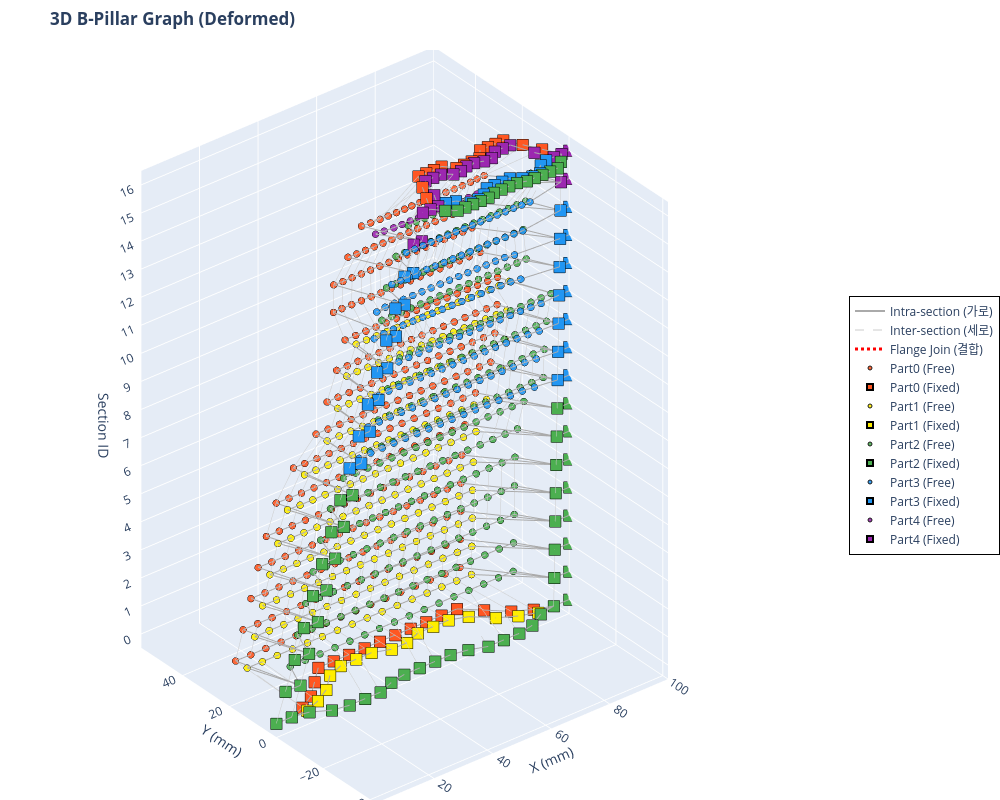

Notebook code for this chart:
### Code cell
import plotly.graph_objects as go
import numpy as np

def visualize_bpillar_plotly_deformed(x_tensor, deformed_x_tensor, edge_index_tensor, edge_attr_tensor, num_sections):
    # 텐서를 Numpy 배열로 변환
    x_np = x_tensor.cpu().numpy()
    deformed_x_np = deformed_x_tensor.cpu().numpy()
    ei_np = edge_index_tensor.cpu().numpy()
    ea_np = edge_attr_tensor.cpu().numpy()

    # 파트별 색상 맵 (Plotly용 Hex 컬러)
    color_map = {0: '#FF5722', 1: '#FFEE00', 2: '#4CAF50', 3: '#2196F3', 4: '#9C27B0'}
    part_names = {0: 'Part0', 1: 'Part1', 2: 'Part2', 3: 'Part3', 4: 'Part4'}

    fig = go.Figure()

    # ---------------------------------------------------------
    # 1. 엣지(Edge) 그리기 (None-interleaving 기법 적용)
    # ---------------------------------------------------------
    def add_edges(edge_type_val, color, width, dash_style, name):
        mask = (ea_np[:, 3] == edge_type_val)
        edges = ei_np[:, mask]
        
        # 선을 한 번에 그리기 위해 [x1, x2, None, x3, x4, None...] 형태로 리스트 구성
        x_lines, y_lines, z_lines = [], [], []
        for i in range(edges.shape[1]):
            u, v = edges[0, i], edges[1, i]
            x_lines.extend([deformed_x_np[u, 0], deformed_x_np[v, 0], None])
            y_lines.extend([deformed_x_np[u, 1], deformed_x_np[v, 1], None])
            z_lines.extend([x_np[u, 5], x_np[v, 5], None])
            
        if x_lines:  # 엣지가 존재할 경우만 trace 추가
            fig.add_trace(go.Scatter3d(
                x=x_lines, y=y_lines, z=z_lines,
                mode='lines',
                line=dict(color=color, width=width, dash=dash_style),
                hoverinfo='none',  # 엣지에는 마우스 오버 끄기 (노드에만 집중)
                name=name,
                showlegend=True
            ))

    # 엣지 타입별 추가
    add_edges(edge_type_val=0.0, color='#AAAAAA', width=2, dash_style='solid', name='Intra-section (가로)')
    add_edges(edge_type_val=1.0, color='#CCCCCC', width=1, dash_style='dash',  name='Inter-section (세로)')
    add_edges(edge_type_val=2.0, color='#FF0000', width=3, dash_style='dot',   name='Flange Join (결합)')

    # ---------------------------------------------------------
    # 2. 노드(Node) 그리기 (Part 및 Fixed/Free 상태별 분리)
    # ---------------------------------------------------------
    for part_id, color in color_map.items():
        is_fixed = (x_np[:, 2] > 0) | (x_np[:, 3] > 0)
        
        mask_free = (x_np[:, 4] == part_id) & ~is_fixed
        mask_fixed = (x_np[:, 4] == part_id) & is_fixed
        
        p_name = part_names.get(part_id, f'Part {part_id}')
        
        # Free 노드 (원형)
        if mask_free.any():
            fig.add_trace(go.Scatter3d(
                x=deformed_x_np[mask_free, 0], y=deformed_x_np[mask_free, 1], z=x_np[mask_free, 5],
                mode='markers',
                name=f'{p_name} (Free)',
                marker=dict(size=4, color=color, symbol='circle',
                            line=dict(color='black', width=1), opacity=0.9),
                hovertemplate=f'<b>{p_name}</b><br>X: %{{x:.2f}}<br>Y: %{{y:.2f}}<br>Section(Z): %{{z}}<extra></extra>'
            ))
            
        # Fixed 노드 (크고 네모난 마커)
        if mask_fixed.any():
            fig.add_trace(go.Scatter3d(
                x=deformed_x_np[mask_fixed, 0], y=deformed_x_np[mask_fixed, 1], z=x_np[mask_fixed, 5],
                mode='markers',
                name=f'{p_name} (Fixed)',
                marker=dict(size=6, color=color, symbol='square',
                            line=dict(color='black', width=2), opacity=1.0),
                hovertemplate=f'<b>{p_name} [FIXED]</b><br>X: %{{x:.2f}}<br>Y: %{{y:.2f}}<br>Section(Z): %{{z}}<extra></extra>'
            ))

    # ---------------------------------------------------------
    # 3. X-Y 축 범위 계산 (비율 맞추기)
    # ---------------------------------------------------------
    global_xmin, global_xmax = np.min(deformed_x_np[:, 0]), np.max(deformed_x_np[:, 0])
    global_ymin, global_ymax = np.min(deformed_x_np[:, 1]), np.max(deformed_x_np[:, 1])
    
    # X, Y 범위를 동일하게 맞추기
    x_range = global_xmax - global_xmin
    y_range = global_ymax - global_ymin
    max_range = max(x_range, y_range)
    
    x_center = (global_xmin + global_xmax) / 2
    y_center = (global_ymin + global_ymax) / 2
    
    x_axis_range = [x_center - max_range / 2, x_center + max_range / 2]
    y_axis_range = [y_center - max_range / 2, y_center + max_range / 2]

    # ---------------------------------------------------------
    # 4. 레이아웃(Layout) 및 카메라 설정
    # ---------------------------------------------------------
    fig.update_layout(
        title="<b>3D B-Pillar Graph (Deformed)</b>",
        scene=dict(
            xaxis_title='X (mm)',
            yaxis_title='Y (mm)',
            zaxis_title='Section ID',
            xaxis=dict(range=x_axis_range),
            yaxis=dict(range=y_axis_range),
            zaxis=dict(tickmode='linear', tick0=0, dtick=1), # Z축 눈금을 1단위로 표시
            aspectmode='manual',
            aspectratio=dict(x=1, y=1, z=1.5),  # Z축(높이) 비율을 약간 길게 설정
            camera=dict(
                eye=dict(x=-0.8, y=-1.0, z=0.8),  # 초기 카메라 앵글
                projection=dict(type='orthographic')  # 원근 왜곡 제거 (평행 투영)
            )
        ),
        width=1000,
        height=800,
        legend=dict(
            x=1.05, y=0.5,
            bgcolor='rgba(255, 255, 255, 0.8)',
            bordercolor='Black',
            borderwidth=1
        ),
        margin=dict(l=0, r=0, b=0, t=50) # 여백 최소화
    )

    fig.show()

# 함수 실행 (앞서 생성하신 x, edge_index, edge_attr 텐서를 그대로 넣으시면 됩니다)
visualize_bpillar_plotly_deformed(x, info['new_coords'], edge_index, edge_attr, num_sections)

print("📌 마우스 조작 방법:")
print("   • 마우스 좌클릭 드래그: 3D 회전")
print("   • 마우스 우클릭 드래그: 이동 (Pan)")
print("   • 마우스 휠: 확대/축소") 
print("   • 점 위에 마우스 올리기: 좌표 및 파트 상세 정보 표시")
print("   • 우측 범례(Legend) 클릭: 해당 파트/엣지 표시 또는 숨김")

### Figure 1 — Plotly figure (JSON) as saved in the notebook; plotly's stock layout.template omitted (floating-point values rounded to 4 significant figures; data arrays with more than 128 entries replaced by an {"elided": "..."} marker saying what was removed)
{"data": [{"hoverinfo": "none", "line": {"color": "#AAAAAA", "dash": "solid", "width": 2}, "mode": "lines", "name": "Intra-section (가로)", "showlegend": true, "type": "scatter3d", "x": {"elided": "6498 float values"}, "y": {"elided": "6498 float values"}, "z": {"elided": "6498 int values"}}, {"hoverinfo": "none", "line": {"color": "#CCCCCC", "dash": "dash", "width": 1}, "mode": "lines", "name": "Inter-section (세로)", "showlegend": true, "type": "scatter3d", "x": {"elided": "6240 float values"}, "y": {"elided": "6240 float values"}, "z": {"elided": "6240 int values"}}, {"hoverinfo": "none", "line": {"color": "#FF0000", "dash": "dot", "width": 3}, "mode": "lines", "name": "Flange Join (결합)", "showlegend": true, "type": "scatter3d", "x": {"elided": "828 float values"}, "y": {"elided": "828 int values"}, "z": {"elided": "828 int values"}}, {"hovertemplate": "<b>Part0</b><br>X: %{x:.2f}<br>Y: %{y:.2f}<br>Section(Z): %{z}<extra></extra>", "marker": {"color": "#FF5722", "line": {"color": "black", "width": 1}, "opacity": 0.9, "size": 4, "symbol": "circle"}, "mode": "markers", "name": "Part0 (Free)", "type": "scatter3d", "x": {"elided": "240 float values"}, "y": {"elided": "240 float values"}, "z": {"elided": "240 float values"}}, {"hovertemplate": "<b>Part0 [FIXED]</b><br>X: %{x:.2f}<br>Y: %{y:.2f}<br>Section(Z): %{z}<extra></extra>", "marker": {"color": "#FF5722", "line": {"color": "black", "width": 2}, "opacity": 1, "size": 6, "symbol": "square"}, "mode": "markers", "name": "Part0 (Fixed)", "type": "scatter3d", "x": [0.0, 5.26, 10.52, 15.79, 21.05, 26.32, 31.58, 36.84, 42.11, 47.37, 52.63, 57.89, 63.16, 68.42, 73.68, 78.95, 84.21, 89.47, 94.74, 100.0, 3.125, 8.224, 94.9, 100.0, 6.25, 11.18, 95.07, 100.0, 9.375, 14.14, 95.23, 100.0, 12.5, 17.11, 95.39, 100.0, 15.62, 20.07, 95.56, 100.0, 18.75, 23.03, 95.72, 100.0, 21.88, 25.99, 95.89, 100.0, 25.0, 28.95, 96.05, 100.0, 28.12, 31.91, 96.22, 100.0, 31.25, 34.87, 96.38, 100.0, 34.38, 37.83, 96.55, 100.0, 37.5, 40.79, 96.71, 100.0, 40.62, 43.75, 96.88, 100.0, 43.75, 46.71, 97.04, 100.0, 46.88, 49.67, 97.2, 100.0, 50.0, 52.63, 55.26, 57.89, 60.52, 63.16, 65.79, 68.42, 71.05, 73.68, 76.32, 78.95, 81.58, 84.21, 86.84, 89.47, 92.11, 94.74, 97.37, 100.0], "y": [0.0, 0.0, 2.0, 5.0, 10.0, 15.0, 15.0, 15.0, 15.0, 15.0, 15.0, 15.0, 15.0, 15.0, 15.0, 10.0, 5.0, 2.0, 0.0, 0.0, 0.0, 0.0, 0.0, 0.0, 0.0, 0.0, 0.0, 0.0, 0.0, 0.0, 0.0, 0.0, 0.0, 0.0, 0.0, 0.0, 0.0, 0.0, 0.0, 0.0, 0.0, 0.0, 0.0, 0.0, 0.0, 0.0, 0.0, 0.0, 0.0, 0.0, 0.0, 0.0, 0.0, 0.0, 0.0, 0.0, 0.0, 0.0, 0.0, 0.0, 0.0, 0.0, 0.0, 0.0, 0.0, 0.0, 0.0, 0.0, 0.0, 0.0, 0.0, 0.0, 0.0, 0.0, 0.0, 0.0, 0.0, 0.0, 0.0, 0.0, 0.0, 0.0, 5.0, 10.0, 15.0, 15.0, 15.0, 15.0, 12.0, 12.0, 12.0, 12.0, 15.0, 15.0, 15.0, 15.0, 10.0, 5.0, 0.0, 0.0], "z": [0.0, 0.0, 0.0, 0.0, 0.0, 0.0, 0.0, 0.0, 0.0, 0.0, 0.0, 0.0, 0.0, 0.0, 0.0, 0.0, 0.0, 0.0, 0.0, 0.0, 1.0, 1.0, 1.0, 1.0, 2.0, 2.0, 2.0, 2.0, 3.0, 3.0, 3.0, 3.0, 4.0, 4.0, 4.0, 4.0, 5.0, 5.0, 5.0, 5.0, 6.0, 6.0, 6.0, 6.0, 7.0, 7.0, 7.0, 7.0, 8.0, 8.0, 8.0, 8.0, 9.0, 9.0, 9.0, 9.0, 10.0, 10.0, 10.0, 10.0, 11.0, 11.0, 11.0, 11.0, 12.0, 12.0, 12.0, 12.0, 13.0, 13.0, 13.0, 13.0, 14.0, 14.0, 14.0, 14.0, 15.0, 15.0, 15.0, 15.0, 16.0, 16.0, 16.0, 16.0, 16.0, 16.0, 16.0, 16.0, 16.0, 16.0, 16.0, 16.0, 16.0, 16.0, 16.0, 16.0, 16.0, 16.0, 16.0, 16.0]}, {"hovertemplate": "<b>Part1</b><br>X: %{x:.2f}<br>Y: %{y:.2f}<br>Section(Z): %{z}<extra></extra>", "marker": {"color": "#FFEE00", "line": {"color": "black", "width": 1}, "opacity": 0.9, "size": 4, "symbol": "circle"}, "mode": "markers", "name": "Part1 (Free)", "type": "scatter3d", "x": {"elided": "176 float values"}, "y": {"elided": "176 float values"}, "z": {"elided": "176 float values"}}, {"hovertemplate": "<b>Part1 [FIXED]</b><br>X: %{x:.2f}<br>Y: %{y:.2f}<br>Section(Z): %{z}<extra></extra>", "marker": {"color": "#FFEE00", "line": {"color": "black", "width": 2}, "opacity": 1, "size": 6, "symbol": "square"}, "mode": "markers", "name": "Part1 (Fixed)", "type": "scatter3d", "x": [0.0, 5.26, 10.52, 15.79, 21.05, 26.32, 31.58, 36.84, 42.11, 47.37, 52.63, 57.89, 63.16, 68.42, 73.68, 78.95, 84.21, 89.47, 94.74, 100.0, 3.125, 8.224, 94.9, 100.0, 6.25, 11.18, 95.07, 100.0, 9.375, 14.14, 95.23, 100.0, 12.5, 17.11, 95.39, 100.0, 15.62, 20.07, 95.56, 100.0, 18.75, 23.03, 95.72, 100.0, 21.88, 25.99, 95.89, 100.0, 25.0, 28.95, 96.05, 100.0, 28.12, 31.91, 96.22, 100.0, 31.25, 34.87, 96.38, 100.0, 34.38, 37.83, 96.55, 100.0], "y": [0.0, 0.0, 0.0, 2.0, 5.0, 10.0, 12.0, 12.0, 12.0, 10.0, 10.0, 12.0, 12.0, 12.0, 10.0, 5.0, 2.0, 0.0, 0.0, 0.0, 0.0, 0.0, 0.0, 0.0, 0.0, 0.0, 0.0, 0.0, 0.0, 0.0, 0.0, 0.0, 0.0, 0.0, 0.0, 0.0, 0.0, 0.0, 0.0, 0.0, 0.0, 0.0, 0.0, 0.0, 0.0, 0.0, 0.0, 0.0, 0.0, 0.0, 0.0, 0.0, 0.0, 0.0, 0.0, 0.0, 0.0, 0.0, 0.0, 0.0, 0.0, 0.0, 0.0, 0.0], "z": [0.0, 0.0, 0.0, 0.0, 0.0, 0.0, 0.0, 0.0, 0.0, 0.0, 0.0, 0.0, 0.0, 0.0, 0.0, 0.0, 0.0, 0.0, 0.0, 0.0, 1.0, 1.0, 1.0, 1.0, 2.0, 2.0, 2.0, 2.0, 3.0, 3.0, 3.0, 3.0, 4.0, 4.0, 4.0, 4.0, 5.0, 5.0, 5.0, 5.0, 6.0, 6.0, 6.0, 6.0, 7.0, 7.0, 7.0, 7.0, 8.0, 8.0, 8.0, 8.0, 9.0, 9.0, 9.0, 9.0, 10.0, 10.0, 10.0, 10.0, 11.0, 11.0, 11.0, 11.0]}, {"hovertemplate": "<b>Part2</b><br>X: %{x:.2f}<br>Y: %{y:.2f}<br>Section(Z): %{z}<extra></extra>", "marker": {"color": "#4CAF50", "line": {"color": "black", "width": 1}, "opacity": 0.9, "size": 4, "symbol": "circle"}, "mode": "markers", "name": "Part2 (Free)", "type": "scatter3d", "x": {"elided": "240 float values"}, "y": {"elided": "240 float values"}, "z": {"elided": "240 float values"}}, {"hovertemplate": "<b>Part2 [FIXED]</b><br>X: %{x:.2f}<br>Y: %{y:.2f}<br>Section(Z): %{z}<extra></extra>", "marker": {"color": "#4CAF50", "line": {"color": "black", "width": 2}, "opacity": 1, "size": 6, "symbol": "square"}, "mode": "markers", "name": "Part2 (Fixed)", "type": "scatter3d", "x": [0.0, 5.26, 10.52, 15.79, 21.05, 26.32, 31.58, 36.84, 42.11, 47.37, 52.63, 57.89, 63.16, 68.42, 73.68, 78.95, 84.21, 89.47, 94.74, 100.0, 3.125, 8.224, 94.9, 100.0, 6.25, 11.18, 95.07, 100.0, 9.375, 14.14, 95.23, 100.0, 12.5, 17.11, 95.39, 100.0, 15.62, 20.07, 95.56, 100.0, 18.75, 23.03, 95.72, 100.0, 21.88, 25.99, 95.89, 100.0, 25.0, 28.95, 96.05, 100.0, 28.12, 31.91, 96.22, 100.0, 31.25, 34.87, 96.38, 100.0, 34.38, 37.83, 96.55, 100.0, 37.5, 40.79, 96.71, 100.0, 40.62, 43.75, 96.88, 100.0, 43.75, 46.71, 97.04, 100.0, 46.88, 49.67, 97.2, 100.0, 50.0, 52.63, 55.26, 57.89, 60.52, 63.16, 65.79, 68.42, 71.05, 73.68, 76.32, 78.95, 81.58, 84.21, 86.84, 89.47, 92.11, 94.74, 97.37, 100.0], "y": [0.0, 0.0, -1.0, -4.0, -5.0, -5.0, -5.0, -3.0, -2.0, -2.0, -2.0, -2.0, -3.0, -5.0, -5.0, -5.0, -4.0, -1.0, 0.0, 0.0, 0.0, 0.0, 0.0, 0.0, 0.0, 0.0, 0.0, 0.0, 0.0, 0.0, 0.0, 0.0, 0.0, 0.0, 0.0, 0.0, 0.0, 0.0, 0.0, 0.0, 0.0, 0.0, 0.0, 0.0, 0.0, 0.0, 0.0, 0.0, 0.0, 0.0, 0.0, 0.0, 0.0, 0.0, 0.0, 0.0, 0.0, 0.0, 0.0, 0.0, 0.0, 0.0, 0.0, 0.0, 0.0, 0.0, 0.0, 0.0, 0.0, 0.0, 0.0, 0.0, 0.0, 0.0, 0.0, 0.0, 0.0, 0.0, 0.0, 0.0, 0.0, 0.0, -3.0, -5.0, -5.0, -5.0, -5.0, -5.0, -4.0, -4.0, -4.0, -4.0, -5.0, -5.0, -5.0, -5.0, -5.0, -3.0, 0.0, 0.0], "z": [0.0, 0.0, 0.0, 0.0, 0.0, 0.0, 0.0, 0.0, 0.0, 0.0, 0.0, 0.0, 0.0, 0.0, 0.0, 0.0, 0.0, 0.0, 0.0, 0.0, 1.0, 1.0, 1.0, 1.0, 2.0, 2.0, 2.0, 2.0, 3.0, 3.0, 3.0, 3.0, 4.0, 4.0, 4.0, 4.0, 5.0, 5.0, 5.0, 5.0, 6.0, 6.0, 6.0, 6.0, 7.0, 7.0, 7.0, 7.0, 8.0, 8.0, 8.0, 8.0, 9.0, 9.0, 9.0, 9.0, 10.0, 10.0, 10.0, 10.0, 11.0, 11.0, 11.0, 11.0, 12.0, 12.0, 12.0, 12.0, 13.0, 13.0, 13.0, 13.0, 14.0, 14.0, 14.0, 14.0, 15.0, 15.0, 15.0, 15.0, 16.0, 16.0, 16.0, 16.0, 16.0, 16.0, 16.0, 16.0, 16.0, 16.0, 16.0, 16.0, 16.0, 16.0, 16.0, 16.0, 16.0, 16.0, 16.0, 16.0]}, {"hovertemplate": "<b>Part3</b><br>X: %{x:.2f}<br>Y: %{y:.2f}<br>Section(Z): %{z}<extra></extra>", "marker": {"color": "#2196F3", "line": {"color": "black", "width": 1}, "opacity": 0.9, "size": 4, "symbol": "circle"}, "mode": "markers", "name": "Part3 (Free)", "type": "scatter3d", "x": [30.11, 34.16, 38.14, 42.07, 46.0, 49.93, 53.86, 57.78, 61.71, 65.63, 69.55, 73.48, 77.4, 81.31, 85.19, 88.96, 33.05, 36.94, 40.76, 44.53, 48.29, 52.05, 55.81, 59.57, 63.33, 67.09, 70.85, 74.6, 78.36, 82.11, 85.83, 89.43, 36.03, 39.75, 43.39, 46.99, 50.59, 54.19, 57.78, 61.38, 64.97, 68.57, 72.16, 75.76, 79.35, 82.94, 86.5, 89.97, 38.7, 42.22, 45.67, 49.11, 52.54, 55.98, 59.41, 62.84, 66.27, 69.7, 73.14, 76.57, 80.0, 83.43, 86.83, 90.18, 35.53, 39.2, 42.53, 45.82, 49.1, 52.37, 55.65, 58.93, 62.21, 65.49, 68.77, 72.05, 75.33, 78.61, 81.85, 84.79, 35.64, 38.92, 42.08, 45.2, 48.32, 51.44, 54.55, 57.66, 60.78, 63.89, 67.0, 70.11, 73.22, 76.32, 79.39, 82.32, 38.62, 41.66, 44.66, 47.64, 50.6, 53.53, 56.45, 59.38, 62.32, 65.28, 68.25, 71.22, 74.14, 77.03, 79.92, 82.74, 42.84, 45.69, 48.53, 51.3, 54.1, 56.91, 59.67, 62.44, 65.22, 68.02, 70.85, 73.57, 76.31, 79.11, 81.8, 84.51], "y": [2.28, 2.432, 2.505, 2.47, 2.409, 2.343, 2.275, 2.204, 2.131, 2.055, 1.977, 1.897, 1.814, 1.712, 1.501, 1.043, 2.05, 2.255, 2.324, 2.281, 2.217, 2.148, 2.077, 2.004, 1.928, 1.85, 1.769, 1.687, 1.603, 1.502, 1.293, 0.825, 1.505, 1.724, 1.785, 1.733, 1.661, 1.586, 1.51, 1.432, 1.353, 1.272, 1.191, 1.109, 1.025, 0.9293, 0.735, 0.2731, 0.4835, 0.5373, 0.5839, 0.5581, 0.5169, 0.4744, 0.4307, 0.386, 0.3402, 0.2934, 0.2457, 0.197, 0.1467, 0.08665, -0.04414, -0.2941, 2.655, 3.122, 3.183, 3.136, 3.072, 3.007, 2.939, 2.871, 2.804, 2.734, 2.666, 2.597, 2.527, 2.443, 2.257, 1.65, 1.74, 2.157, 2.205, 2.191, 2.172, 2.151, 2.128, 2.1, 2.069, 2.036, 2.0, 1.961, 1.921, 1.881, 1.781, 1.198, -1.012, -0.975, -0.9153, -0.8817, -0.897, -0.9741, -1.058, -1.116, -1.157, -1.182, -1.179, -1.17, -1.236, -1.366, -1.494, -1.741, -1.916, -1.949, -1.923, -1.971, -1.976, -2.059, -2.063, -2.128, -2.164, -2.172, -2.269, -2.287, -2.392, -2.394, -2.466, -2.621], "z": [8.0, 8.0, 8.0, 8.0, 8.0, 8.0, 8.0, 8.0, 8.0, 8.0, 8.0, 8.0, 8.0, 8.0, 8.0, 8.0, 9.0, 9.0, 9.0, 9.0, 9.0, 9.0, 9.0, 9.0, 9.0, 9.0, 9.0, 9.0, 9.0, 9.0, 9.0, 9.0, 10.0, 10.0, 10.0, 10.0, 10.0, 10.0, 10.0, 10.0, 10.0, 10.0, 10.0, 10.0, 10.0, 10.0, 10.0, 10.0, 11.0, 11.0, 11.0, 11.0, 11.0, 11.0, 11.0, 11.0, 11.0, 11.0, 11.0, 11.0, 11.0, 11.0, 11.0, 11.0, 12.0, 12.0, 12.0, 12.0, 12.0, 12.0, 12.0, 12.0, 12.0, 12.0, 12.0, 12.0, 12.0, 12.0, 12.0, 12.0, 13.0, 13.0, 13.0, 13.0, 13.0, 13.0, 13.0, 13.0, 13.0, 13.0, 13.0, 13.0, 13.0, 13.0, 13.0, 13.0, 14.0, 14.0, 14.0, 14.0, 14.0, 14.0, 14.0, 14.0, 14.0, 14.0, 14.0, 14.0, 14.0, 14.0, 14.0, 14.0, 15.0, 15.0, 15.0, 15.0, 15.0, 15.0, 15.0, 15.0, 15.0, 15.0, 15.0, 15.0, 15.0, 15.0, 15.0, 15.0]}, {"hovertemplate": "<b>Part3 [FIXED]</b><br>X: %{x:.2f}<br>Y: %{y:.2f}<br>Section(Z): %{z}<extra></extra>", "marker": {"color": "#2196F3", "line": {"color": "black", "width": 2}, "opacity": 1, "size": 6, "symbol": "square"}, "mode": "markers", "name": "Part3 (Fixed)", "type": "scatter3d", "x": [25.0, 28.95, 96.05, 100.0, 28.12, 31.91, 96.22, 100.0, 31.25, 34.87, 96.38, 100.0, 34.38, 37.83, 96.55, 100.0, 37.5, 40.79, 96.71, 100.0, 40.62, 43.75, 96.88, 100.0, 43.75, 46.71, 97.04, 100.0, 46.88, 49.67, 97.2, 100.0, 50.0, 52.63, 55.26, 57.89, 60.52, 63.16, 65.79, 68.42, 71.05, 73.68, 76.32, 78.95, 81.58, 84.21, 86.84, 89.47, 92.11, 94.74, 97.37, 100.0], "y": [0.0, 0.0, 0.0, 0.0, 0.0, 0.0, 0.0, 0.0, 0.0, 0.0, 0.0, 0.0, 0.0, 0.0, 0.0, 0.0, 0.0, 0.0, 0.0, 0.0, 0.0, 0.0, 0.0, 0.0, 0.0, 0.0, 0.0, 0.0, 0.0, 0.0, 0.0, 0.0, 0.0, 0.0, 0.0, 0.0, -1.0, -4.0, -4.0, -3.0, -1.0, -1.0, -1.0, -1.0, -3.0, -4.0, -4.0, -1.0, 0.0, 0.0, 0.0, 0.0], "z": [8.0, 8.0, 8.0, 8.0, 9.0, 9.0, 9.0, 9.0, 10.0, 10.0, 10.0, 10.0, 11.0, 11.0, 11.0, 11.0, 12.0, 12.0, 12.0, 12.0, 13.0, 13.0, 13.0, 13.0, 14.0, 14.0, 14.0, 14.0, 15.0, 15.0, 15.0, 15.0, 16.0, 16.0, 16.0, 16.0, 16.0, 16.0, 16.0, 16.0, 16.0, 16.0, 16.0, 16.0, 16.0, 16.0, 16.0, 16.0, 16.0, 16.0, 16.0, 16.0]}, {"hovertemplate": "<b>Part4</b><br>X: %{x:.2f}<br>Y: %{y:.2f}<br>Section(Z): %{z}<extra></extra>", "marker": {"color": "#9C27B0", "line": {"color": "black", "width": 1}, "opacity": 0.9, "size": 4, "symbol": "circle"}, "mode": "markers", "name": "Part4 (Free)", "type": "scatter3d", "x": [42.21, 44.99, 48.0, 50.79, 53.6, 56.35, 59.15, 61.99, 64.78, 67.5, 70.25, 73.09, 75.87, 78.66, 81.08, 83.86], "y": [10.42, 10.18, 9.91, 9.832, 9.812, 9.766, 9.741, 9.68, 9.63, 9.572, 9.445, 9.346, 9.265, 9.253, 9.582, 9.76], "z": [15.0, 15.0, 15.0, 15.0, 15.0, 15.0, 15.0, 15.0, 15.0, 15.0, 15.0, 15.0, 15.0, 15.0, 15.0, 15.0]}, {"hovertemplate": "<b>Part4 [FIXED]</b><br>X: %{x:.2f}<br>Y: %{y:.2f}<br>Section(Z): %{z}<extra></extra>", "marker": {"color": "#9C27B0", "line": {"color": "black", "width": 2}, "opacity": 1, "size": 6, "symbol": "square"}, "mode": "markers", "name": "Part4 (Fixed)", "type": "scatter3d", "x": [46.88, 49.67, 97.2, 100.0, 50.0, 52.63, 55.26, 57.89, 60.52, 63.16, 65.79, 68.42, 71.05, 73.68, 76.32, 78.95, 81.58, 84.21, 86.84, 89.47, 92.11, 94.74, 97.37, 100.0], "y": [0.0, 0.0, 0.0, 0.0, 0.0, 0.0, 0.0, 5.0, 12.0, 12.0, 12.0, 10.0, 10.0, 11.0, 11.0, 10.0, 10.0, 12.0, 12.0, 12.0, 5.0, 0.0, 0.0, 0.0], "z": [15.0, 15.0, 15.0, 15.0, 16.0, 16.0, 16.0, 16.0, 16.0, 16.0, 16.0, 16.0, 16.0, 16.0, 16.0, 16.0, 16.0, 16.0, 16.0, 16.0, 16.0, 16.0, 16.0, 16.0]}], "layout": {"height": 800, "legend": {"bgcolor": "rgba(255, 255, 255, 0.8)", "bordercolor": "Black", "borderwidth": 1, "x": 1.05, "y": 0.5}, "margin": {"b": 0, "l": 0, "r": 0, "t": 50}, "scene": {"aspectmode": "manual", "aspectratio": {"x": 1, "y": 1, "z": 1.5}, "camera": {"eye": {"x": -0.8, "y": -1, "z": 0.8}, "projection": {"type": "orthographic"}}, "xaxis": {"range": [0, 100], "title": {"text": "X (mm)"}}, "yaxis": {"range": [-42.23, 57.77], "title": {"text": "Y (mm)"}}, "zaxis": {"dtick": 1, "tick0": 0, "tickmode": "linear", "title": {"text": "Section ID"}}}, "title": {"text": "<b>3D B-Pillar Graph (Deformed)</b>"}, "width": 1000}}
